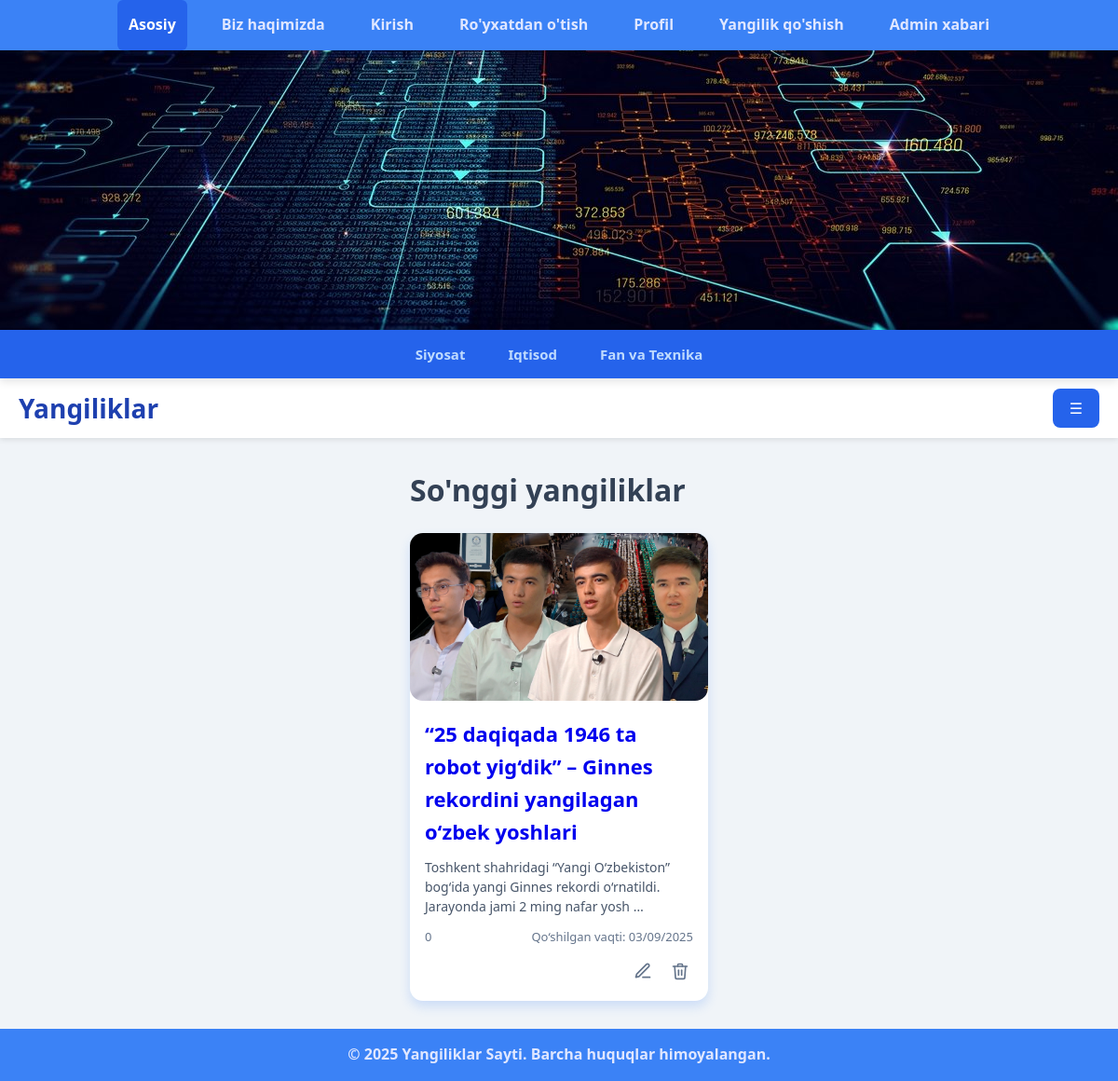
Page /category/3/ on the earlier database version.
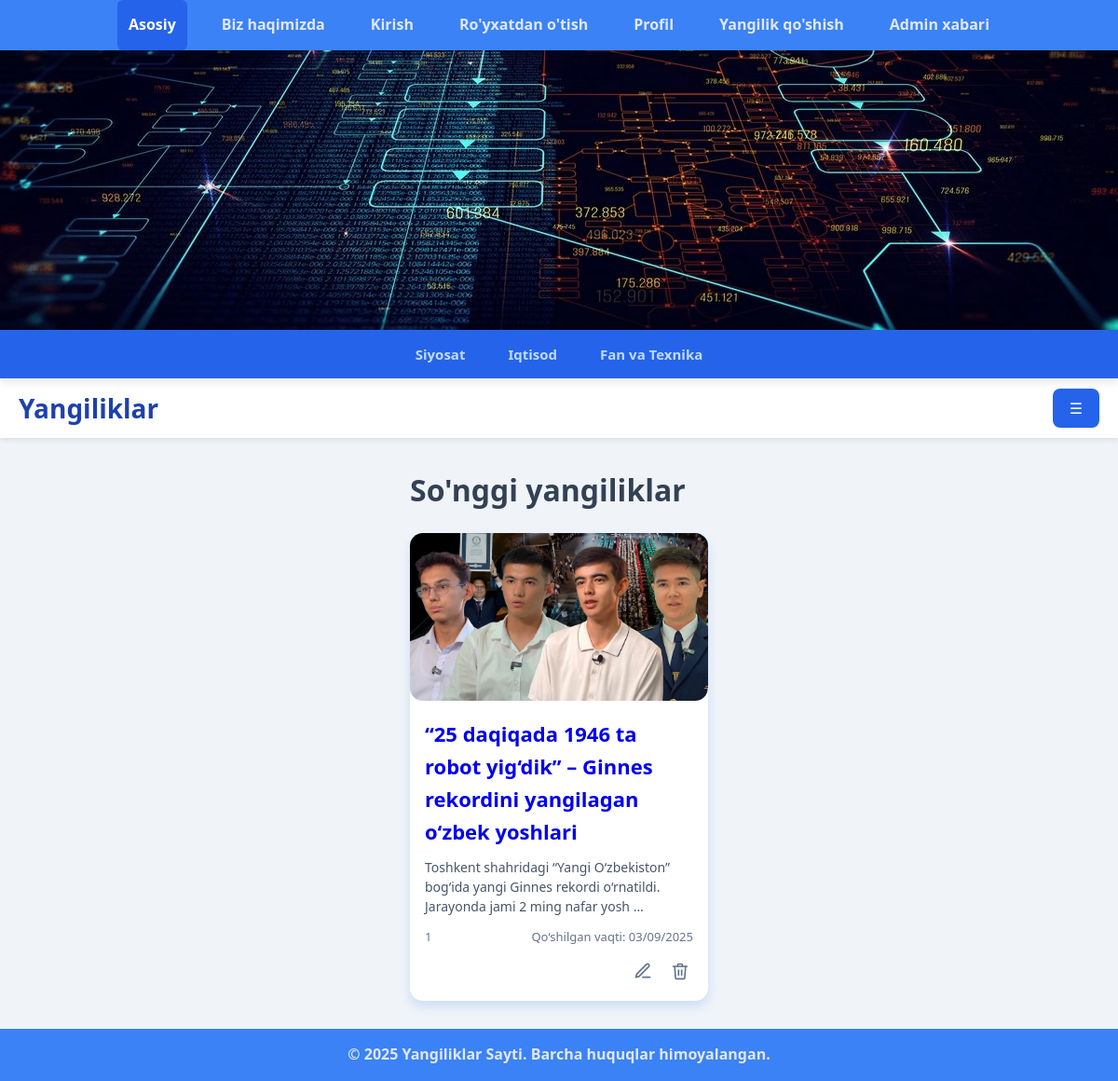
Same page on the later database version.
### news/models.py (models this page shows, shortened)
class News(models.Model):
    title = models.CharField(max_length=250, verbose_name="Maqola nomi")
    description = models.TextField(null=True, blank=True, verbose_name="Maqola matni")
    views = models.IntegerField(default=0, verbose_name="Ko'rishlar soni")
    image = models.ImageField(upload_to="images/", null=True, blank=True, verbose_name="Rasmi")
    video = models.FileField(upload_to="videos/", null=True, blank=True, verbose_name="Videosi")
    created = models.DateTimeField(auto_now_add=True, verbose_name="Qo'shilgan vaqti")
    updated = models.DateTimeField(auto_now=True, verbose_name="Yangilangan vaqti")
    published = models.BooleanField(default=True, verbose_name="Saytga chiqarish")
    category = models.ForeignKey(Category, on_delete=models.CASCADE, verbose_name="Bo'lim")
    class Meta:
        verbose_name = "Yangilik"
        verbose_name_plural = "Yangiliklar"
        ordering = ['-created']

### news/views.py (the view)
# urls.py: path('category/<int:category_id>/', news_by_category, name="news_by_category"),
def news_by_category(request, category_id: int):
    newses = News.objects.filter(category_id=category_id)
    categories = Category.objects.all()
    context = {
        "newses": newses,
        "categories": categories,
        "title": Category.objects.get(pk=category_id).name
    }
    return render(request, "news/index.html", context)

### news/templates/news/index.html (shortened to what this page needs)
{% extends 'base.html' %}
{% block content %}
    <h1>So'nggi yangiliklar</h1>
    <div class="news-cards">
        {% for news in newses %}
        <div class="news-card">
            {% if news.image %}
            <img src="{{ news.image.url }}" alt="Yangilik rasmi"/>
            {% else %}
            <img src="" alt="Not found"/>
            {% endif %}
            <div class="news-card-content">
                <h3><a href="{% url 'news_detail' news.pk %}" style="text-decoration: none;">
                    {{ news.title }}
                </a></h3>
                <p>{{ news.description|truncatewords:15 }}</p>
                <div class="news-card-meta">
                    <span class="views">
                      {{ news.views }}
                    </span>
                    <span>Qo‘shilgan vaqti: {{ news.created|date:"d/m/Y" }}</span>
                </div>
                <div class="news-card-actions">
                    <a href="{% url 'update_news' news.pk %}">
                    <button title="O'zgartirish" aria-label="Edit">
                        <svg xmlns="http://www.w3.org/2000/svg" fill="none" stroke="currentColor" stroke-width="2"
                             stroke-linecap="round" stroke-linejoin="round" viewBox="0 0 24 24" width="20" height="20">
                            <path d="M12 20h9"/>
                            <path d="M16.5 3.5a2.121 2.121 0 0 1 3 3L7 19l-4 1 1-4 12.5-12.5z"/>
                        </svg>
                    </button>
                    </a>
                    <a href="{% url 'delete_news' news.pk %}">
                    <button title="O'chirish" aria-label="Delete">
                    </button>
                    </a>
                </div>
            </div>
        </div>
        {% endfor %}
    </div>
{% endblock content %}

Differences in the rows shown:
changed News: views "0" → "1"
